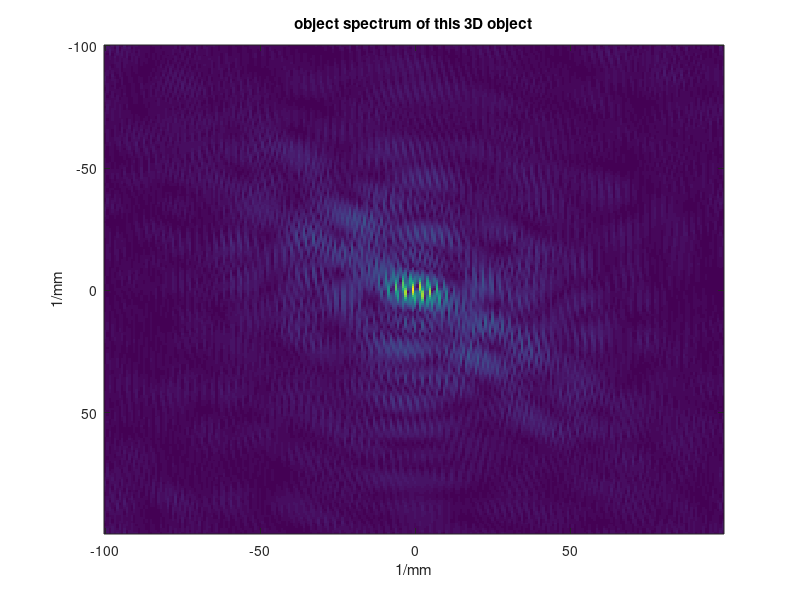
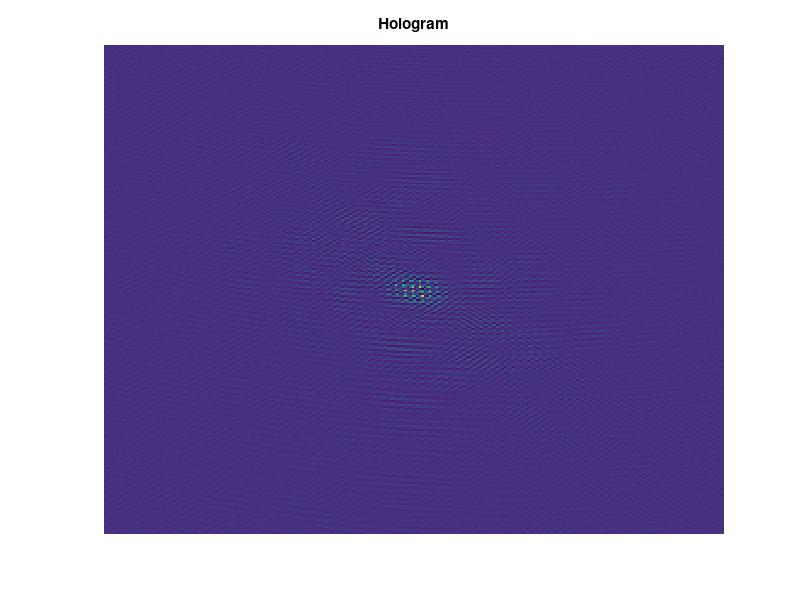
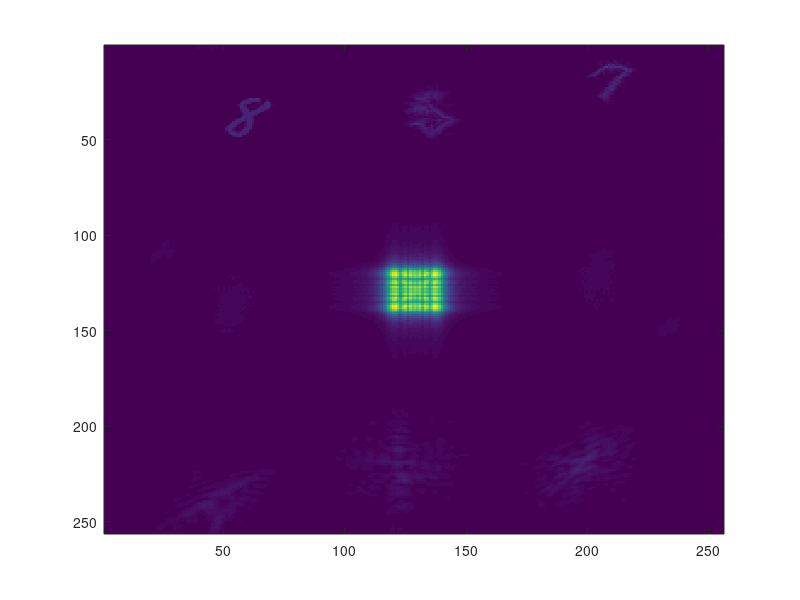

The MATLAB source for these figures, in order: (Note: this script raises an error after producing the figures.)
%referenece:
%(1) Real-time coherence holography
%   Dinesh N. Naik,* Takahiro Ezawa, Yoko Miyamoto, and Mitsuo Takeda

clc
close all
clear all 

lamda=632.8e-9*1000;%wavelength (mm)
f=500;%focal length

dx=5e-3;%mm
N=256;
x=[-N/2:N/2-1]*dx;
y=x;
[X,Y]=meshgrid(x,y);

a=1/(2*dx);
df=2*a/N;
fx=[-a:2*a/N:a-2*a/N];
fy=[-a:2*a/N:a-2*a/N];
[Fx,Fy]=meshgrid(fx,fy);

temp_square=(Fx*lamda).^2-(Fy*lamda).^2;; %X^2+Y^2 of object
temp=1-temp_square;
temp(find(temp<0))=0;
kz=2*pi/lamda.*sqrt(temp);

alpha=1.1;%Sagnac scaling                               
alpha_=(alpha-1/alpha); %=(alpha-1/alpha)^-1

%% Generate complex object with amplitude and phase
load('Object/438GT_phase1.mat')
load('Object/438GT_abs1.mat')

load('Object/438GT_phase2.mat')
load('Object/438GT_abs2.mat')

load('Object/438GT_phase3.mat')
load('Object/438GT_abs3.mat')

load('Object/438deltaz_a.mat')%distances between the object

%% 3 sub-objects
GT1_abs=(GT1_abs+1)/2*255; %8-bit value
GT1_phase=(GT1_phase+1)/2*pi;%0-pi value
fieldC=GT1_abs.*exp(1i*GT1_phase);

GT2_abs=(GT2_abs+1)/2*255; %8-bit value
GT2_phase=(GT2_phase+1)/2*pi;%0-pi value
fieldU=GT2_abs.*exp(1i*GT2_phase);

GT3_abs=(GT3_abs+1)/2*255; %8-bit value
GT3_phase=(GT3_phase+1)/2*pi;%0-pi value
fieldE=GT3_abs.*exp(1i*GT3_phase);

%% Apply equation 1 to find the object spectrum

z=deltaz_a(1);
pro=exp(-1i*kz*z); 
UOB_C=pro.*(fftshift(fft2(fftshift(fieldC))))*dx*dx; %1st object wave at hologram plane

z=deltaz_a(2);  
pro=exp(-1i*kz*z);
UOB_U=pro.*(fftshift(fft2(fftshift(fieldU))))*dx*dx;%1st object wave at hologram plane

z=deltaz_a(3);
pro=exp(-1i*kz*z);
UOB_E=pro.*(fftshift(fft2(fftshift(fieldE))))*dx*dx;%1st object wave at hologram plane
G=UOB_C+UOB_U+UOB_E; %total object wave at the hologram plane
imagesc(fx,fy,abs(G))
xlabel('1/mm')
ylabel('1/mm')
title('object spectrum of this 3D object')
%% at the hologram plane
% complex amplitude of the off-axis object
Fresnel_term=exp(1i*pi/lamda/f*temp_square);
% UOB_z=Fresnel_term.*(fftshift(fft2(fftshift((field)))))*dx*dx;
UOB_z=Fresnel_term.*G;
% Reference wave
Ur=1*exp(1i*pi/lamda/f*temp_square);

Holo=Ur+UOB_z;%interference
Intensity_holo=(abs(Holo).^2);%Recorded hologram
figure
imagesc(fx,fy,Intensity_holo)
axis off
title('Hologram')

%% The coherence function 
%coherence function corresponding to nth-subobject
n_subObj=1;
z_subObj=deltaz_a(n_subObj);
Coherence_f=fftshift(ifft2(fftshift(Intensity_holo.*exp(1i*kz*z_subObj))))/dx/dx;
%make small numbers to be zeros
Coherence_f(abs(Coherence_f)<1e-11)=0;
Coherence_f_temp=Coherence_f;

figure
imagesc((abs(Coherence_f)))
%% image captured by CCD with the introduction of carrier frequency
off_ang=1.9;
R=sum(sum(Intensity_holo))*(df*f*lamda)*(df*f*lamda); %first term of eq (7)
Re=Coherence_f; %Coherence function in term of delta x, delta y, delta z from eq(6)
Re_=Re;%introduce carrier frequency 
I_true=2*R+2*real(Re_.*exp(1i*2*pi*1/lamda*sind(off_ang)*(X+Y))); %captured image 
num=500000;
I=add_noise_CCD(I_true,num,5,14);%simulate the camera nosie
% imagesc(log(I))%using log() to rescale the image for better visualization
imagesc(I)
colormap("gray")
%%
% Fourier Fringe analysis 
I_FFT=fftshift(fft2(fftshift(I)))*dx*dx;  %FFT of the CCD image
im(abs(I_FFT))
title("Spectrum of the captured image")
%simulate Notch filter
xsize=100; %size of the filter is 256 by 256 pixels
ysize=100;
filter=zeros(N);
% the position of the carrier frequency in pixel
pixel=round((max(-fx)-(1/lamda*sind(off_ang)))/df)+1;
tic
filtered_sig=I_FFT(pixel-xsize/2+1:pixel+xsize/2,pixel-ysize/2+1:pixel+ysize/2);%simulate Notch filter

%one padding the filtered signal becasue the amplitude of the spectrum of
%the coherence function is always larger than 1 becasue of the interfernce
%of the reference wave and the object wave 
In_recon=ones(N); 
center=floor(N/2)+1;
In_recon(center-xsize/2:center+xsize/2-1,center-ysize/2:center+ysize/2-1)=filtered_sig-1; % one padding

%make small numbers to be zeros
recon_real_img=fftshift(ifft2(fftshift((In_recon))))/dx/dx;
recon_real_img(find(abs(imag(recon_real_img))<10e-0))=real(recon_real_img(find(abs(imag(recon_real_img))<10e-0))); %zero imagine part
recon_real_img(find(abs(recon_real_img)<10e-0))=0;%zero real part 
toc
im(abs(recon_real_img))
title('amplitude of the reconstructed coherence function')
axis off 
im(angle(recon_real_img)) 
colormap('gray')
title('phase of the reconstructed coherence function')
axis off
figure
imagesc(angle(Coherence_f_temp))
colormap('gray')
title('phase of the coherence function')
axis off